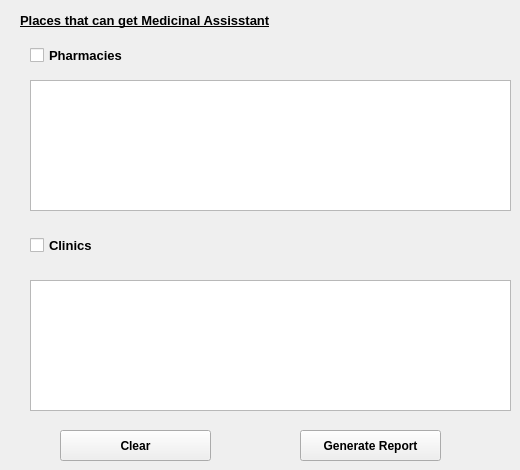
       <widget class="QWidget" name="tab_32">
        <attribute name="title">
         <string>Places for Pre Medicainal Needs</string>
        </attribute>
        <widget class="QCheckBox" name="chkPharmacy">
         <property name="geometry">
          <rect>
           <x>30</x>
           <y>40</y>
           <width>141</width>
           <height>31</height>
          </rect>
         </property>
         <property name="font">
          <font>
           <pointsize>10</pointsize>
           <weight>75</weight>
           <bold>true</bold>
          </font>
         </property>
         <property name="text">
          <string>Pharmacies</string>
         </property>
        </widget>
        <widget class="QCheckBox" name="chkboxclinics">
         <property name="geometry">
          <rect>
           <x>30</x>
           <y>230</y>
           <width>111</width>
           <height>31</height>
          </rect>
         </property>
         <property name="font">
          <font>
           <pointsize>10</pointsize>
           <weight>75</weight>
           <bold>true</bold>
          </font>
         </property>
         <property name="text">
          <string>Clinics</string>
         </property>
        </widget>
        <widget class="QTextBrowser" name="txtPharmacy">
         <property name="geometry">
          <rect>
           <x>30</x>
           <y>80</y>
           <width>481</width>
           <height>131</height>
          </rect>
         </property>
        </widget>
        <widget class="QTextBrowser" name="txtClinics">
         <property name="geometry">
          <rect>
           <x>30</x>
           <y>280</y>
           <width>481</width>
           <height>131</height>
          </rect>
         </property>
        </widget>
        <widget class="QLabel" name="label_76">
         <property name="geometry">
          <rect>
           <x>20</x>
           <y>0</y>
           <width>371</width>
           <height>41</height>
          </rect>
         </property>
         <property name="font">
          <font>
           <pointsize>10</pointsize>
           <weight>75</weight>
           <italic>false</italic>
           <bold>true</bold>
           <underline>true</underline>
          </font>
         </property>
         <property name="text">
          <string>Places that can get Medicinal Assisstant</string>
         </property>
        </widget>
        <widget class="QPushButton" name="btnGenReportN_4">
         <property name="geometry">
          <rect>
           <x>300</x>
           <y>430</y>
           <width>141</width>
           <height>31</height>
          </rect>
         </property>
         <property name="font">
          <font>
           <weight>75</weight>
           <bold>true</bold>
          </font>
         </property>
         <property name="text">
          <string>Generate Report</string>
         </property>
        </widget>
        <widget class="QPushButton" name="btnClearN_3">
         <property name="geometry">
          <rect>
           <x>60</x>
           <y>430</y>
           <width>151</width>
           <height>31</height>
          </rect>
         </property>
         <property name="font">
          <font>
           <weight>75</weight>
           <bold>true</bold>
          </font>
         </property>
         <property name="text">
          <string>Clear</string>
         </property>
        </widget>
       </widget>
